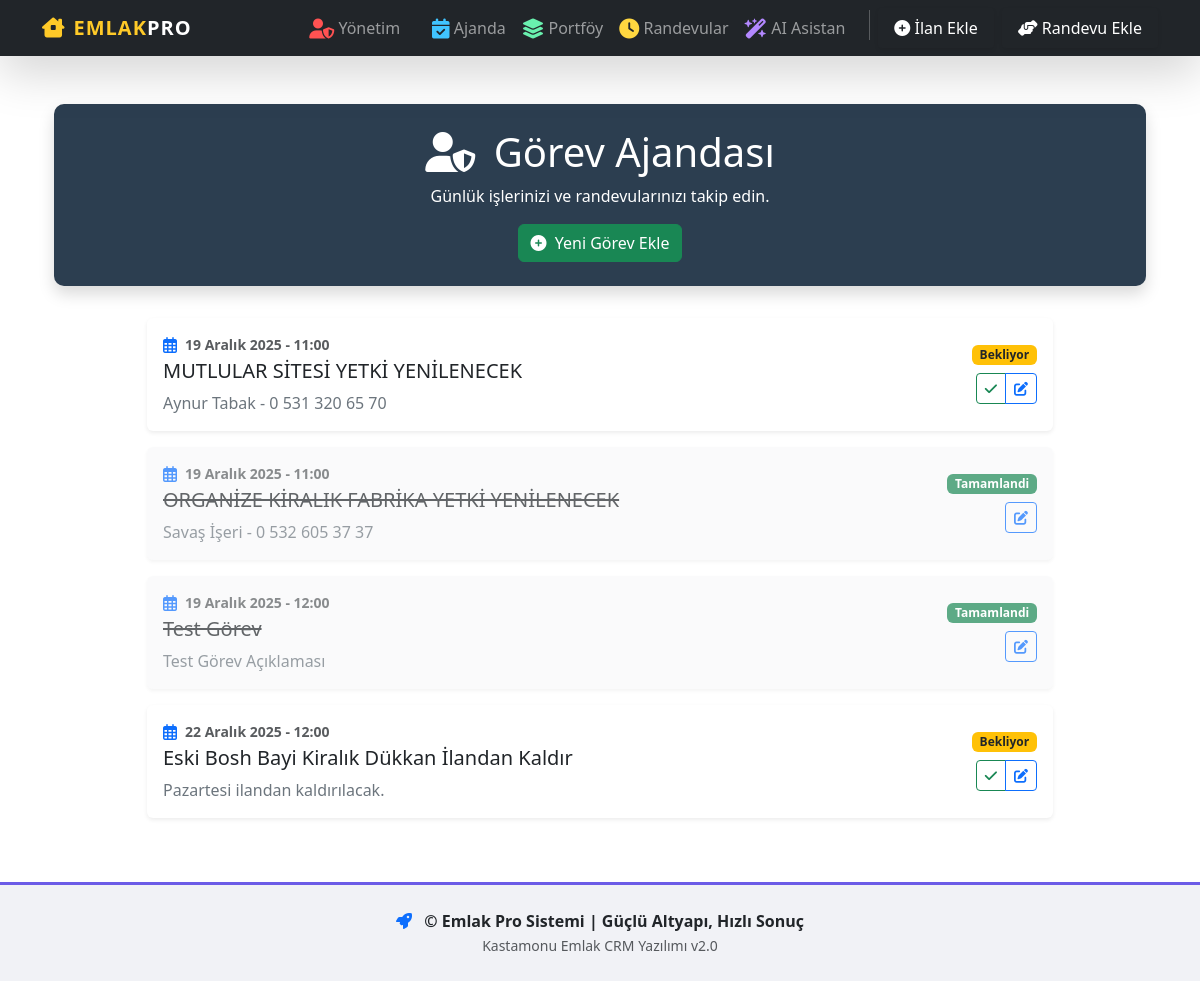
The app's page /ajanda/, older data.
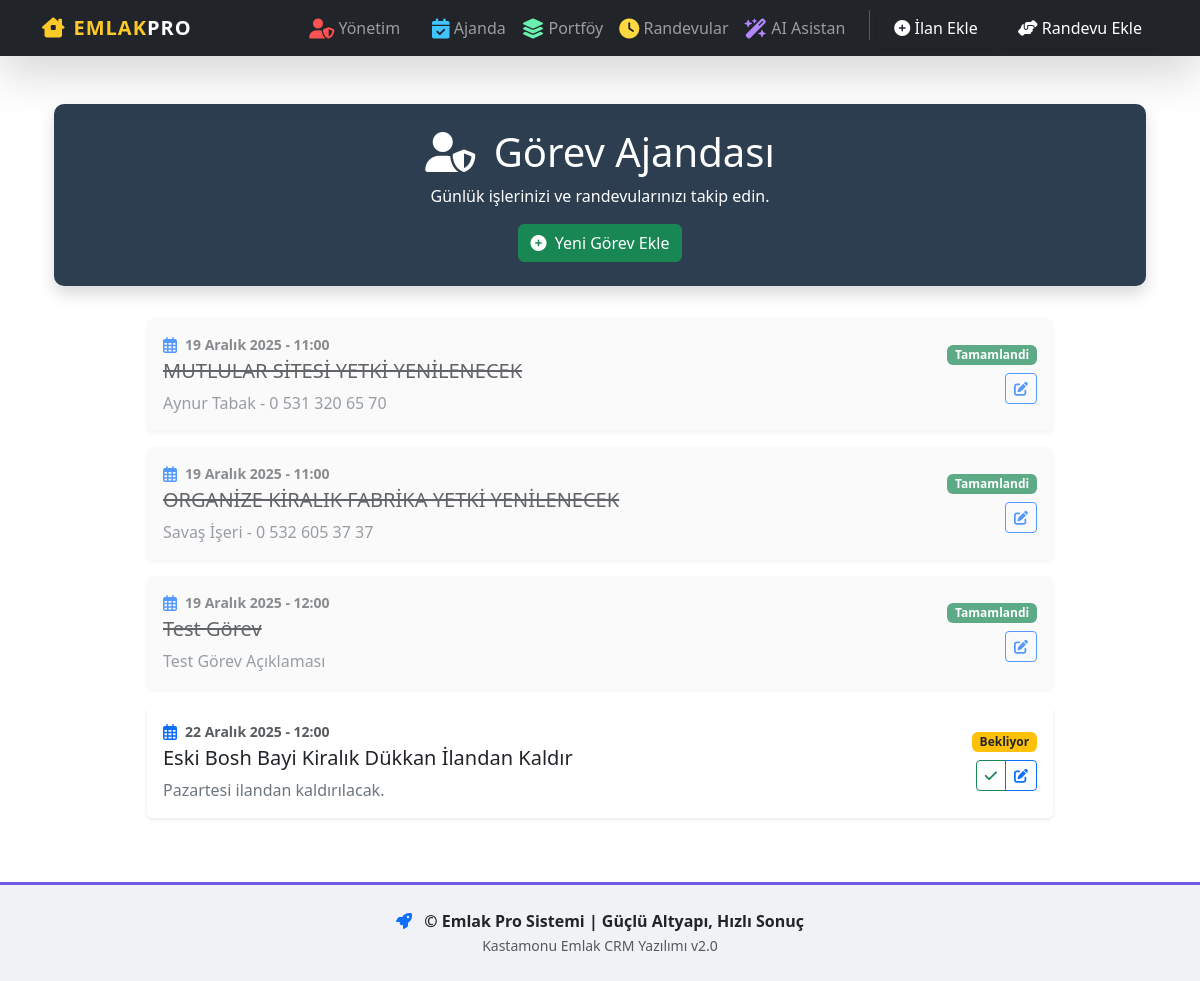
The same page, newer data.
### ilanlar/models.py (models this page shows, shortened)
class Ajanda(models.Model):
    DURUM_SECENEKLERI = [
        ('Bekliyor', 'Bekliyor'),
        ('Tamamlandi', 'Tamamlandı'),
        ('İptal Edildi', 'İptal Edildi')
    ]
    ONCELIK_SECENEKLERI = [
        ('1', 'Düşük'),
        ('2', 'Orta'),
        ('3', 'Yüksek')
    ]
    baslik = models.CharField(max_length=200, verbose_name="Görev Başlığı")
    aciklama = models.TextField(blank=True, null=True, verbose_name="Açıklama")
    tarih = models.DateTimeField(verbose_name="Görev Tarihi ve Saati")
    oncelik = models.CharField(max_length=1, choices=ONCELIK_SECENEKLERI, default='2', verbose_name="Öncelik")
    durum = models.CharField(max_length=20, choices=DURUM_SECENEKLERI, default='Bekliyor', verbose_name="Durum")
    class Meta:
        verbose_name = "Görev"
        verbose_name_plural = "Ajanda / Görevler"
        ordering = ['tarih']

### ilanlar/views.py (the view)
# urls.py: path('ajanda/', views.ajanda_sayfasi, name='ajanda_sayfasi'),
def ajanda_sayfasi(request):
    gorevler = Ajanda.objects.all().order_by('tarih')
    return render(request, 'ajanda.html', {'gorevler': gorevler})

### ilanlar/templates/ajanda.html (shortened to what this page needs)
{% extends 'base.html' %}
{% block extra_head %}
<link rel="stylesheet" href="https://cdnjs.cloudflare.com/ajax/libs/font-awesome/6.4.0/css/all.min.css">
{% endblock %}
{% block content %}
<div class="container mt-4">
    <div class="agenda-header text-center shadow">
        <div class="container">
            <h1><i class="fas fa-user-shield me-2"></i> Görev Ajandası</h1>
            <p class="mb-0">Günlük işlerinizi ve randevularınızı takip edin.</p>
            <button class="btn btn-success mt-3" data-bs-toggle="modal" data-bs-target="#gorevEkleModal">
                <i class="fas fa-plus-circle me-1"></i> Yeni Görev Ekle
            </button>
        </div>
    </div>
    <div class="row">
        {% for gorev in gorevler %}
        <div class="col-12 col-lg-10 mx-auto mb-3">
            <div
                class="card shadow-sm oncelik-{{ gorev.oncelik }} {% if gorev.durum == 'Tamamlandi' %}tamamlandi{% endif %}">
                <div class="card-body d-flex justify-content-between align-items-center">
                    <div>
                        <div class="d-flex align-items-center mb-1">
                            <i class="far fa-calendar-alt text-primary me-2"></i>
                            <span class="text-muted small fw-bold">{{ gorev.tarih|date:"d E Y - H:i" }}</span>
                        </div>
                        <h5 class="card-title">{{ gorev.baslik }}</h5>
                        <p class="card-text text-secondary mb-0">{{ gorev.aciklama|default:"Açıklama girilmedi." }}</p>
                    </div>
                    <div class="text-end">
                        <span
                            class="badge {% if gorev.durum == 'Bekliyor' %}bg-warning text-dark{% elif gorev.durum == 'Tamamlandi' %}bg-success{% else %}bg-danger{% endif %} mb-2 d-block">
                            {{ gorev.durum }}
                        </span>
                        <div class="btn-group">
                            {% if gorev.durum != 'Tamamlandi' %}
                            <a href="{% url 'gorev_tamamla' gorev.id %}" class="btn btn-sm btn-outline-success"
                                title="Tamamlandı olarak işaretle">
                                <i class="fas fa-check"></i>
                            </a>
                            {% endif %}
                            <a href="/admin/ilanlar/ajanda/{{ gorev.id }}/change/"
                                class="btn btn-sm btn-outline-primary" title="Admin'de Düzenle">
                                <i class="fas fa-edit"></i>
                            </a>
                        </div>
                    </div>
                </div>
            </div>
        </div>
        {% empty %}
        <div class="col-12 col-lg-10 mx-auto">
            <div class="alert alert-info text-center border-0 shadow-sm">
                <i class="fas fa-info-circle me-2"></i> Henüz planlanmış bir görev bulunmuyor.
            </div>
        </div>
        {% endfor %}
    </div>
</div>
{% endblock %}

Row changes from the older to the newer data that the page shows:
changed Ajanda "MUTLULAR SİTESİ YETKİ YENİLENECEK": durum "Bekliyor" → "Tamamlandi"
